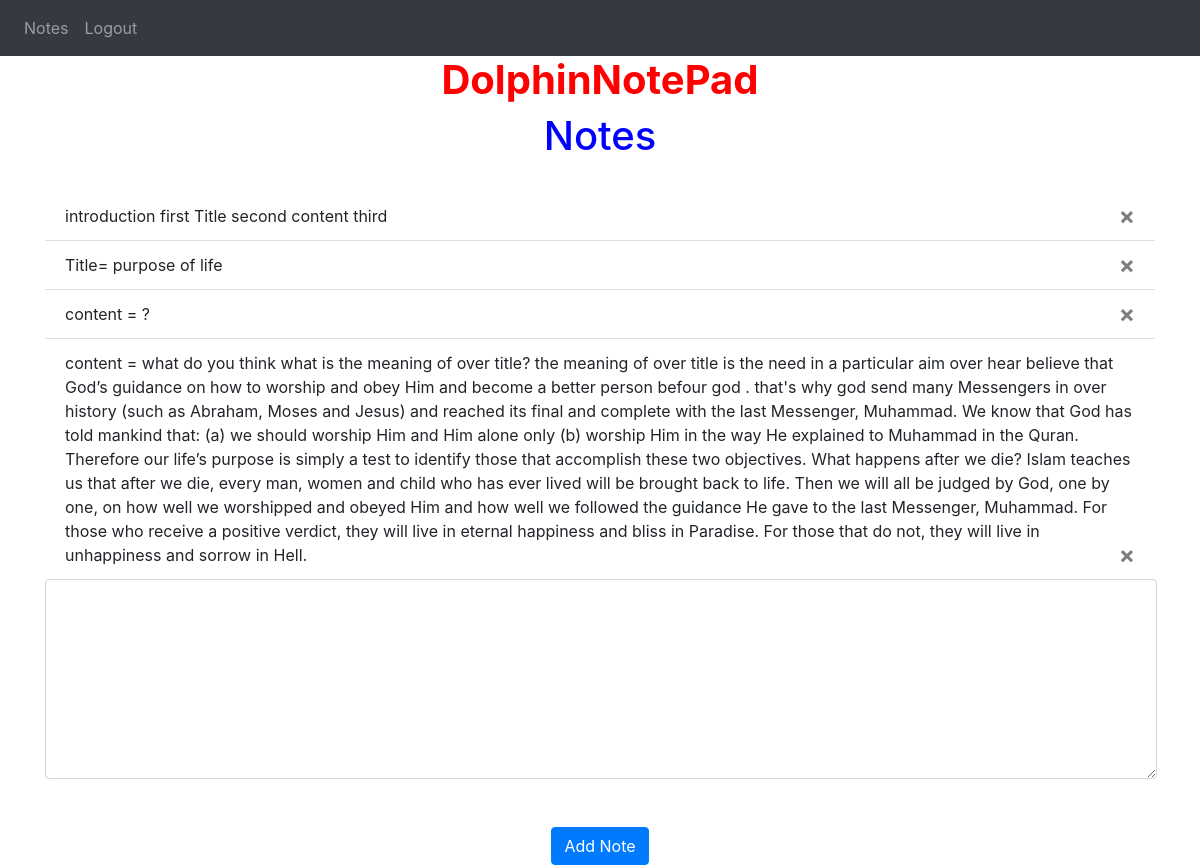
The app's page / (signed in) with its own data.
### website/models.py (models this page shows)
class Note(db.Model):
    id = db.Column(db.Integer, primary_key=True)
    data = db.Column(db.String(10000))
    date = db.Column(db.DateTime(timezone=True), default=func.now())
    user_id = db.Column(db.Integer, db.ForeignKey('user.id'))

### website/views.py (the view, shortened to what this page needs)
@views.route('/', methods=['GET', 'POST'])
@login_required
def home():
    return render_template("home.html", user=current_user)

### website/__init__.py (called while the page is built)
def create_app():
    app = Flask(__name__)
    app.config['SECRET_KEY'] = 'Raveem@1234'
    app.config['SQLALCHEMY_DATABASE_URI'] = f'sqlite:///{DB_NAME}'
    db.init_app(app)
    from .views import views
    from .auth import auth
    app.register_blueprint(views, url_prefix='/')
    app.register_blueprint(auth, url_prefix='/')
    from .models import User, Note
    create_database(app)
    login_manager = LoginManager()
    login_manager.login_view = 'auth.login'
    login_manager.init_app(app)
    @login_manager.user_loader
    def load_user(id):
        return User.query.get(int(id))
    return app

### website/templates/home.html (shortened to what this page needs)
{% extends "base.html" %} {% block title %}DolphinNotePad-Notes{% endblock %} {% block content
%}
<h1 align='center'><font color='red'><b> DolphinNotePad</b></font></h1>
<h1 align="center"><font color='blue'>Notes</font></h1>
<br />
<font type="hindi">
<ul class="list-group list-group-flush" id="notes">
  {% for note in user.notes %}
  <li class="list-group-item">
    {{ note.data }}
    <button type="button" class="close" onClick="deleteNote({{ note.id }})">
      <span aria-hidden="true">&times;</span>
    </button>
  </li>
  {% endfor %}
</ul>
</font>
<form method="POST">
  <textarea name="note" id="note" class="form-control"></textarea>
  <br />
  <br />
  <div align="center">
    <button type="submit" class="btn btn-primary">Add Note</button>
  </div>
</form>
{% endblock %}

### website/templates/base.html (style rules this page uses)
body { background-image: url("https://d3ui957tjb5bqd.cloudfront.net/images/screenshots/products/27/275/275715/cemovqydhjc5ol5stj3j7n7xw2uy4drkas0dxh2pn51bf38suz4kh8ouarszyzuu-o.jpg?1418811636"); background-size: cover; background-attachment: fixed; }

### website/templates/home.html (style rules this page uses)
#note { height: 200px; width: 1112px; }

### records on screen
Note: data "introduction first Title second content third"
Note: data "Title= purpose of life"
Note: data "content = ?"
Note: data "content = what do you think what is the meaning of over title? the meaning of over title is the need in a particular aim over hear believe that God’s guidance on how to worship and obey Him and become a better person befour god . that's why god send many Messengers in over history (such as Abraham, Moses and Jesus) and reached its final and complete with the last Messenger, Muhammad. We know that God has told mankind that: (a) we should worship Him and Him alone only (b) worship Him in the way He explained to Muhammad in the Quran. Therefore our life’s purpose is simply a test to identify those that accomplish these two objectives. What happens after we die? Islam teaches us that after we…"
